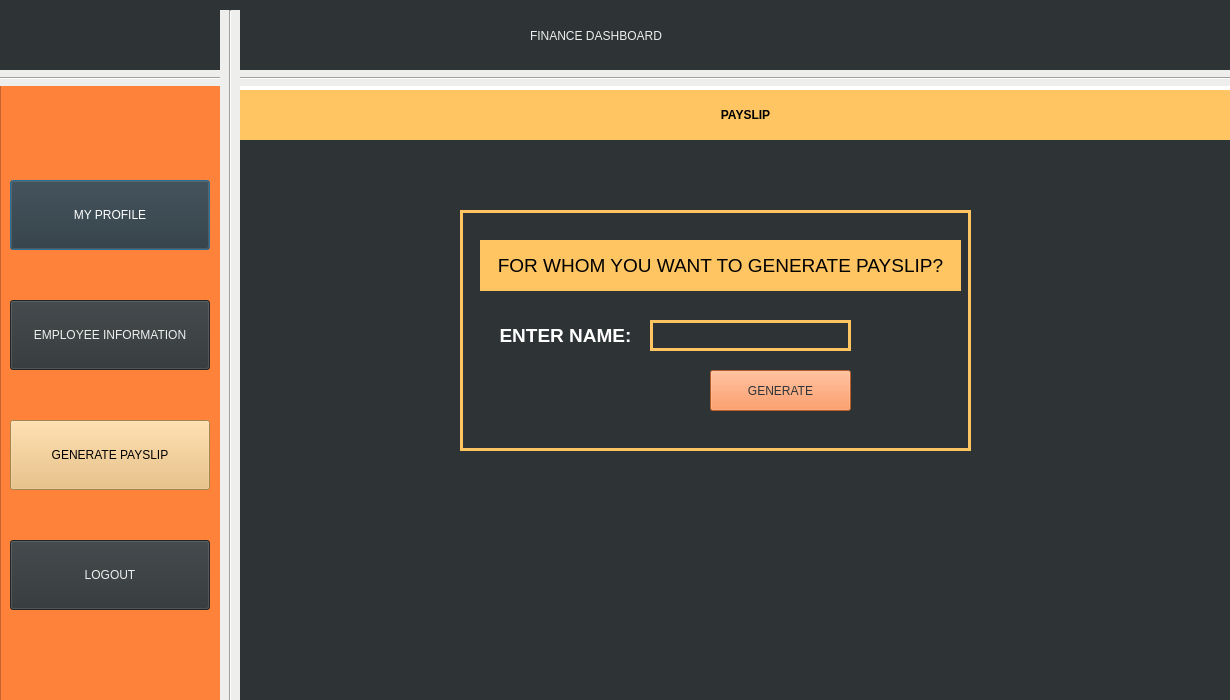
<?xml version="1.0" encoding="UTF-8"?>
<ui version="4.0">
 <class>Dialog</class>
 <widget class="QDialog" name="Dialog">
  <property name="geometry">
   <rect>
    <x>0</x>
    <y>0</y>
    <width>1230</width>
    <height>700</height>
   </rect>
  </property>
  <property name="windowTitle">
   <string>Dialog</string>
  </property>
  <property name="autoFillBackground">
   <bool>false</bool>
  </property>
  <property name="styleSheet">
   <string notr="true">background-color: rgb(46, 52, 54);
border-bottom-color: rgb(238, 238, 236);
border-right-color: rgb(238, 238, 236);
border-top-color: rgb(238, 238, 236);
border-color: rgb(245, 121, 0);</string>
  </property>
  <widget class="QLabel" name="label1">
   <property name="geometry">
    <rect>
     <x>530</x>
     <y>0</y>
     <width>411</width>
     <height>71</height>
    </rect>
   </property>
   <property name="styleSheet">
    <string notr="true">color:rgb(238, 238, 236);
font: 75 30pt &quot;Ubuntu Condensed&quot;;</string>
   </property>
   <property name="text">
    <string>FINANCE DASHBOARD</string>
   </property>
  </widget>
  <widget class="QLabel" name="LOGO">
   <property name="geometry">
    <rect>
     <x>10</x>
     <y>10</y>
     <width>201</width>
     <height>51</height>
    </rect>
   </property>
   <property name="text">
    <string/>
   </property>
   <property name="pixmap">
    <pixmap>../../../.designer/hadiqa/logo.png</pixmap>
   </property>
   <property name="scaledContents">
    <bool>true</bool>
   </property>
  </widget>
  <widget class="Line" name="line">
   <property name="geometry">
    <rect>
     <x>-10</x>
     <y>70</y>
     <width>1251</width>
     <height>16</height>
    </rect>
   </property>
   <property name="styleSheet">
    <string notr="true">
background-color: rgb(238, 238, 236);</string>
   </property>
   <property name="orientation">
    <enum>Qt::Horizontal</enum>
   </property>
  </widget>
  <widget class="Line" name="line_2">
   <property name="geometry">
    <rect>
     <x>220</x>
     <y>10</y>
     <width>20</width>
     <height>761</height>
    </rect>
   </property>
   <property name="styleSheet">
    <string notr="true">
background-color: rgb(238, 238, 236);</string>
   </property>
   <property name="orientation">
    <enum>Qt::Vertical</enum>
   </property>
  </widget>
  <widget class="QColumnView" name="columnView">
   <property name="geometry">
    <rect>
     <x>0</x>
     <y>80</y>
     <width>226</width>
     <height>621</height>
    </rect>
   </property>
   <property name="styleSheet">
    <string notr="true">background-color: rgb(255, 130, 59);
</string>
   </property>
  </widget>
  <widget class="QPushButton" name="myprofile">
   <property name="geometry">
    <rect>
     <x>10</x>
     <y>180</y>
     <width>200</width>
     <height>70</height>
    </rect>
   </property>
   <property name="cursor">
    <cursorShape>OpenHandCursor</cursorShape>
   </property>
   <property name="mouseTracking">
    <bool>true</bool>
   </property>
   <property name="acceptDrops">
    <bool>false</bool>
   </property>
   <property name="styleSheet">
    <string notr="true">background-color: rgb(46, 52, 54);
color: rgb(255, 255, 255);
font: 75 17pt &quot;Ubuntu Condensed&quot;;</string>
   </property>
   <property name="text">
    <string>MY PROFILE</string>
   </property>
  </widget>
  <widget class="QPushButton" name="empinfo">
   <property name="geometry">
    <rect>
     <x>10</x>
     <y>300</y>
     <width>200</width>
     <height>70</height>
    </rect>
   </property>
   <property name="cursor">
    <cursorShape>OpenHandCursor</cursorShape>
   </property>
   <property name="styleSheet">
    <string notr="true">color:rgb(238, 238, 236);
font: 75 15pt &quot;Ubuntu Condensed&quot;;</string>
   </property>
   <property name="text">
    <string>EMPLOYEE INFORMATION</string>
   </property>
  </widget>
  <widget class="QPushButton" name="logout">
   <property name="geometry">
    <rect>
     <x>10</x>
     <y>540</y>
     <width>200</width>
     <height>70</height>
    </rect>
   </property>
   <property name="cursor">
    <cursorShape>OpenHandCursor</cursorShape>
   </property>
   <property name="styleSheet">
    <string notr="true">color:rgb(238, 238, 236);
font: 75 17pt &quot;Ubuntu Condensed&quot;;</string>
   </property>
   <property name="text">
    <string>LOGOUT</string>
   </property>
  </widget>
  <widget class="QColumnView" name="columnView_2">
   <property name="geometry">
    <rect>
     <x>210</x>
     <y>80</y>
     <width>1021</width>
     <height>671</height>
    </rect>
   </property>
   <property name="styleSheet">
    <string notr="true">background-color: rgb(255, 255, 255);
</string>
   </property>
  </widget>
  <widget class="QLabel" name="label1_2">
   <property name="geometry">
    <rect>
     <x>240</x>
     <y>90</y>
     <width>1011</width>
     <height>51</height>
    </rect>
   </property>
   <property name="styleSheet">
    <string notr="true">background-color: rgb(255, 197, 98);
font: 75 30pt &quot;Ubuntu Condensed&quot;;</string>
   </property>
   <property name="text">
    <string>&lt;html&gt;&lt;head/&gt;&lt;body&gt;&lt;p align=&quot;center&quot;&gt;&lt;span style=&quot; font-weight:600;&quot;&gt;PAYSLIP&lt;/span&gt;&lt;/p&gt;&lt;/body&gt;&lt;/html&gt;</string>
   </property>
  </widget>
  <widget class="QPushButton" name="generatepayslip">
   <property name="geometry">
    <rect>
     <x>10</x>
     <y>420</y>
     <width>200</width>
     <height>70</height>
    </rect>
   </property>
   <property name="cursor">
    <cursorShape>OpenHandCursor</cursorShape>
   </property>
   <property name="styleSheet">
    <string notr="true">color:rgb(0,0,0);
background-color: rgb(233, 185, 110);
font: 75 17pt &quot;Ubuntu Condensed&quot;;</string>
   </property>
   <property name="text">
    <string>GENERATE PAYSLIP</string>
   </property>
  </widget>
  <widget class="QLabel" name="label">
   <property name="geometry">
    <rect>
     <x>320</x>
     <y>300</y>
     <width>400</width>
     <height>200</height>
    </rect>
   </property>
   <property name="styleSheet">
    <string notr="true">background-color: rgb(255, 197, 98);</string>
   </property>
   <property name="text">
    <string/>
   </property>
  </widget>
  <widget class="QLabel" name="label_2">
   <property name="geometry">
    <rect>
     <x>240</x>
     <y>140</y>
     <width>991</width>
     <height>561</height>
    </rect>
   </property>
   <property name="text">
    <string/>
   </property>
  </widget>
  <widget class="QLabel" name="label_3">
   <property name="geometry">
    <rect>
     <x>460</x>
     <y>210</y>
     <width>511</width>
     <height>241</height>
    </rect>
   </property>
   <property name="styleSheet">
    <string notr="true">background-color: rgb(46, 52, 54);

border: 3px solid rgb(255, 197, 98);</string>
   </property>
   <property name="text">
    <string/>
   </property>
  </widget>
  <widget class="QLabel" name="label_6">
   <property name="geometry">
    <rect>
     <x>480</x>
     <y>240</y>
     <width>481</width>
     <height>51</height>
    </rect>
   </property>
   <property name="styleSheet">
    <string notr="true">color: rgb(0, 0, 0);
font: 10pt &quot;MS Shell Dlg 2&quot;;
background-color: rgb(255, 197, 98);</string>
   </property>
   <property name="text">
    <string>&lt;html&gt;&lt;head/&gt;&lt;body&gt;&lt;p align=&quot;center&quot;&gt;&lt;span style=&quot; font-size:14pt;&quot;&gt;FOR WHOM YOU WANT TO GENERATE PAYSLIP?&lt;/span&gt;&lt;/p&gt;&lt;/body&gt;&lt;/html&gt;</string>
   </property>
  </widget>
  <widget class="QLabel" name="label_7">
   <property name="geometry">
    <rect>
     <x>490</x>
     <y>320</y>
     <width>151</width>
     <height>31</height>
    </rect>
   </property>
   <property name="styleSheet">
    <string notr="true">color: rgb(255, 255, 255);
font: 10pt &quot;MS Shell Dlg 2&quot;;</string>
   </property>
   <property name="text">
    <string>&lt;html&gt;&lt;head/&gt;&lt;body&gt;&lt;p align=&quot;center&quot;&gt;&lt;span style=&quot; font-size:14pt; font-weight:600;&quot;&gt;ENTER NAME:&lt;/span&gt;&lt;/p&gt;&lt;/body&gt;&lt;/html&gt;</string>
   </property>
  </widget>
  <widget class="QLineEdit" name="name">
   <property name="geometry">
    <rect>
     <x>650</x>
     <y>320</y>
     <width>201</width>
     <height>31</height>
    </rect>
   </property>
   <property name="styleSheet">
    <string notr="true">background-color: rgb(46, 52, 54);
color: rgb(238, 238, 236);
border: 3px solid rgb(255, 197, 98);</string>
   </property>
  </widget>
  <widget class="QPushButton" name="Generate">
   <property name="geometry">
    <rect>
     <x>710</x>
     <y>370</y>
     <width>141</width>
     <height>41</height>
    </rect>
   </property>
   <property name="styleSheet">
    <string notr="true">background-color: rgb(255, 130, 59);color:rgb(46, 52, 54);
font: 10pt &quot;MS Shell Dlg 2&quot;;</string>
   </property>
   <property name="text">
    <string>GENERATE</string>
   </property>
  </widget>
  <widget class="QLineEdit" name="erroremp">
   <property name="geometry">
    <rect>
     <x>490</x>
     <y>375</y>
     <width>201</width>
     <height>31</height>
    </rect>
   </property>
   <property name="styleSheet">
    <string notr="true">background-color: rgb(46, 52, 54);

color: rgb(204, 0, 0);
border:rgb(46, 52, 54)</string>
   </property>
  </widget>
  <zorder>columnView_2</zorder>
  <zorder>columnView</zorder>
  <zorder>label1</zorder>
  <zorder>LOGO</zorder>
  <zorder>line</zorder>
  <zorder>line_2</zorder>
  <zorder>empinfo</zorder>
  <zorder>logout</zorder>
  <zorder>myprofile</zorder>
  <zorder>label1_2</zorder>
  <zorder>generatepayslip</zorder>
  <zorder>label</zorder>
  <zorder>label_2</zorder>
  <zorder>label_3</zorder>
  <zorder>label_6</zorder>
  <zorder>label_7</zorder>
  <zorder>name</zorder>
  <zorder>Generate</zorder>
  <zorder>erroremp</zorder>
 </widget>
 <resources/>
 <connections/>
</ui>
